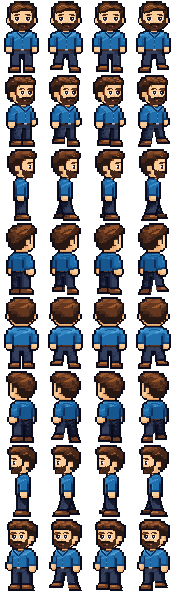
#> input picture arte/aprendiz/caminar/masculino-v40.18.png, 176 x 592 px
$ python build-pasos-masculinos.py
#> lines starting #> are read from the running program, lines starting #| are printed output that depends on the picture
"""Actualiza la marcha frontal a partir del arte integrado de la v40.18."""
from pathlib import Path
from PIL import Image, ImageDraw

ROOT = Path(__file__).resolve().parents[1]
FW = 44
# Orden de los apoyos en la vista frontal, por columna del atlas.
APOYOS = [
    ((-1,-1,72),(0,1,67)),
    ((0,0,72),(-2,-2,64)),
    ((0,-1,67),(1,1,72)),
    ((2,2,64),(0,0,72)),
]

def leg(draw, hip, side, pose):
    knee_dx, shoe_dx, floor = pose
    ankle = hip + shoe_dx
    knee = hip + knee_dx
    width = 5
    knee_y = 59 if floor >= 67 else 58
    ink, denim, light, shade = ('#0c0f27', '#27304c', '#34405b', '#14192e')
    draw.polygon([(hip-width,51),(hip+width,51),(knee+width,knee_y),
                  (ankle+width-1,floor-4),(ankle-width,floor-4),(knee-width,knee_y+2)],fill=ink)
    draw.polygon([(hip-width+1,52),(hip+width-1,52),(knee+width-1,knee_y),
                  (ankle+width-2,floor-5),(ankle-width+1,floor-5),(knee-width+1,knee_y+1)],fill=denim)
    draw.line([(hip+width-2,53),(knee+width-2,knee_y+1),(ankle+width-3,floor-5)],fill=shade,width=2)
    draw.line([(hip-width+2,53),(knee-width+2,knee_y-1),(knee-1,knee_y)],fill=light)
    draw.line([(ankle-width+1,floor-6),(ankle+width-2,floor-6)],fill=shade)
    # Punta ligeramente hacia fuera, talón que se recoge en el paso de cruce.
    toe = ankle + (side if floor >= 70 else 0)
    draw.polygon([(ankle-width+1,floor-5),(ankle+width-2,floor-5),
                  (toe+width,floor-3),(toe+width,floor-1),(toe+width-1,floor),
                  (toe-width,floor),(toe-width-1,floor-1),(toe-width-1,floor-2)],fill=ink)
    leather,shine,shadow = ('#6f3e24','#a96535','#42251b')
    draw.polygon([(ankle-width+2,floor-4),(ankle+width-3,floor-4),(toe+width-1,floor-2),
                  (toe+width-1,floor-1),(toe-width,floor-1),(toe-width,floor-2)],fill=leather)
    draw.line([(toe-width+1,floor-2),(toe-1,floor-3),(toe+1,floor-3)],fill=shine)
    draw.line([(toe-width+1,floor-1),(toe+width-2,floor-1)],fill=shadow)


def paso_frontal(celda, columna):
    piernas = Image.new('RGBA', celda.size)
    dibujo = ImageDraw.Draw(piernas)
    poses = APOYOS[columna]
    for lado in sorted(range(2), key=lambda i: poses[i][2]):
        leg(dibujo, (16,27)[lado], (-1,1)[lado], poses[lado])
    # Conservar cintura y manos del atlas premium, incluidos sus anclajes.
    piernas.alpha_composite(celda.crop((0,0,FW,55)))
    return piernas


if __name__ == '__main__':
    fuente = ROOT / 'arte/aprendiz/caminar/masculino-v40.18.png'
    atlas = Image.open(fuente).convert('RGBA')
#> atlas is the input picture: PIL image 176x592 RGBA; mean R, G, B, A 35.7, 35.3, 39.5, 138.3
    # La columna cero también se usa al detenerse en mapa, pasillo y combate.
    for columna in (1, 2, 3):
        x = columna * FW
        original = atlas.crop((x, 0, x + FW, 74))
        atlas.paste(paso_frontal(original, columna), (x, 0))
#> this loop made 3 passes
#> pass 1, `original = atlas.crop((x, 0, x + FW, 74))`:
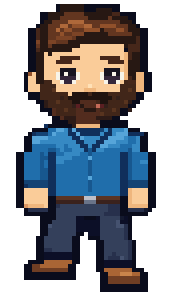
#> original: PIL image 44x74 RGBA (shown 4 times larger); mean R, G, B, A 42.1, 44.1, 50, 153.5; transparent parts drawn white
#> pass 2, `original = atlas.crop((x, 0, x + FW, 74))`:
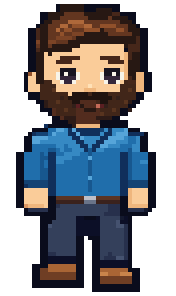
#> original: PIL image 44x74 RGBA (shown 4 times larger); mean R, G, B, A 42.6, 44.5, 50.4, 155.5; transparent parts drawn white
#> pass 3, `original = atlas.crop((x, 0, x + FW, 74))`:
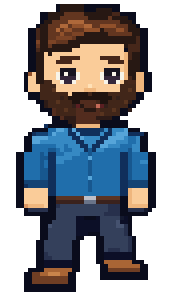
#> original: PIL image 44x74 RGBA (shown 4 times larger); mean R, G, B, A 42.2, 44.2, 50.1, 153.7; transparent parts drawn white
    atlas.save(ROOT / 'img/aprendiz-masculino-premium-caminar.png', optimize=True)
